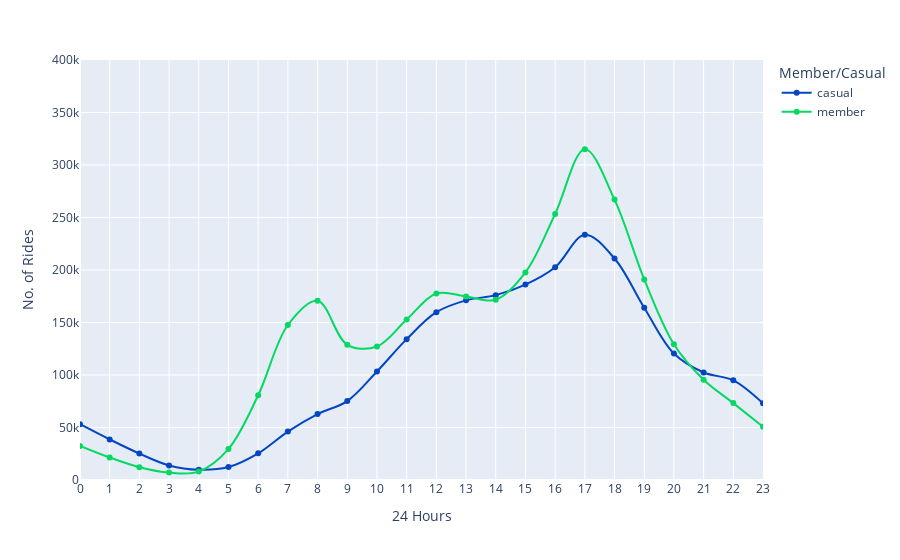

Source (notebook cell):
### Code cell
fig_4 = df.groupby(['hour', 'member_casual'], as_index=False).count()

fig_4a = px.line(fig_4, x = 'hour', y = 'ride_id', range_x = [0,23], range_y = [0,400000],
                 color = 'member_casual',
                 line_shape = 'spline',
                 markers=True,
                 labels = {'ride_id': 'No. of Rides', 'hour': '24 Hours', 'member_casual': 'Member/Casual'},
                 hover_name = 'member_casual', hover_data = {'member_casual': False, 'month': False, 'ride_id': True},
                 color_discrete_map = {'casual': '#0446c2', 'member': '#05d961'})
fig_4a.update_xaxes(dtick=1)
fig_4a.show()

### Figure 1 — Plotly figure (JSON) as saved in the notebook; plotly's stock layout.template omitted (floating-point values rounded to 4 significant figures)
{"data": [{"customdata": [["casual", 53101], ["casual", 38661], ["casual", 25182], ["casual", 13875], ["casual", 9803], ["casual", 12358], ["casual", 25409], ["casual", 46155], ["casual", 62784], ["casual", 75193], ["casual", 103341], ["casual", 134134], ["casual", 159805], ["casual", 171078], ["casual", 176059], ["casual", 186079], ["casual", 202596], ["casual", 233553], ["casual", 210984], ["casual", 164055], ["casual", 120431], ["casual", 102396], ["casual", 94932], ["casual", 73039]], "hovertemplate": "<b>%{hovertext}</b><br><br>24 Hours=%{x}<br>No. of Rides=%{y}<extra></extra>", "hovertext": ["casual", "casual", "casual", "casual", "casual", "casual", "casual", "casual", "casual", "casual", "casual", "casual", "casual", "casual", "casual", "casual", "casual", "casual", "casual", "casual", "casual", "casual", "casual", "casual"], "legendgroup": "casual", "line": {"color": "#0446c2", "dash": "solid", "shape": "spline"}, "marker": {"symbol": "circle"}, "mode": "lines+markers", "name": "casual", "orientation": "v", "showlegend": true, "type": "scatter", "x": [0, 1, 2, 3, 4, 5, 6, 7, 8, 9, 10, 11, 12, 13, 14, 15, 16, 17, 18, 19, 20, 21, 22, 23], "xaxis": "x", "y": [53101, 38661, 25182, 13875, 9803, 12358, 25409, 46155, 62784, 75193, 103341, 134134, 159805, 171078, 176059, 186079, 202596, 233553, 210984, 164055, 120431, 102396, 94932, 73039], "yaxis": "y"}, {"customdata": [["member", 32487], ["member", 21444], ["member", 12190], ["member", 7027], ["member", 8007], ["member", 29606], ["member", 80662], ["member", 147642], ["member", 170713], ["member", 128791], ["member", 127122], ["member", 152815], ["member", 177657], ["member", 174828], ["member", 171619], ["member", 197645], ["member", 253348], ["member", 315111], ["member", 267064], ["member", 191050], ["member", 129226], ["member", 95435], ["member", 73225], ["member", 50696]], "hovertemplate": "<b>%{hovertext}</b><br><br>24 Hours=%{x}<br>No. of Rides=%{y}<extra></extra>", "hovertext": ["member", "member", "member", "member", "member", "member", "member", "member", "member", "member", "member", "member", "member", "member", "member", "member", "member", "member", "member", "member", "member", "member", "member", "member"], "legendgroup": "member", "line": {"color": "#05d961", "dash": "solid", "shape": "spline"}, "marker": {"symbol": "circle"}, "mode": "lines+markers", "name": "member", "orientation": "v", "showlegend": true, "type": "scatter", "x": [0, 1, 2, 3, 4, 5, 6, 7, 8, 9, 10, 11, 12, 13, 14, 15, 16, 17, 18, 19, 20, 21, 22, 23], "xaxis": "x", "y": [32487, 21444, 12190, 7027, 8007, 29606, 80662, 147642, 170713, 128791, 127122, 152815, 177657, 174828, 171619, 197645, 253348, 315111, 267064, 191050, 129226, 95435, 73225, 50696], "yaxis": "y"}], "layout": {"legend": {"title": {"text": "Member/Casual"}, "tracegroupgap": 0}, "margin": {"t": 60}, "xaxis": {"anchor": "y", "domain": [0.0, 1.0], "dtick": 1, "range": [0, 23], "title": {"text": "24 Hours"}}, "yaxis": {"anchor": "x", "domain": [0.0, 1.0], "range": [0, 400000], "title": {"text": "No. of Rides"}}}}
